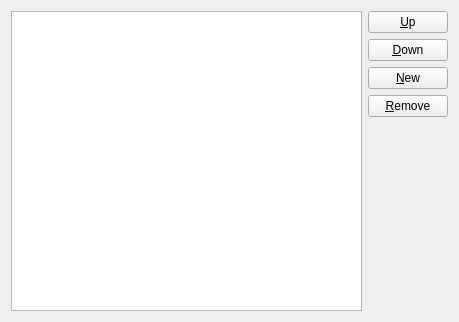
<?xml version="1.0" encoding="UTF-8"?>
<ui version="4.0">
 <class>IconCfgBase</class>
 <widget class="QWidget" name="IconCfgBase">
  <property name="geometry">
   <rect>
    <x>0</x>
    <y>0</y>
    <width>459</width>
    <height>322</height>
   </rect>
  </property>
  <property name="windowTitle">
   <string>Form1</string>
  </property>
  <layout class="QGridLayout">
   <property name="margin">
    <number>11</number>
   </property>
   <property name="spacing">
    <number>6</number>
   </property>
   <item row="0" column="1">
    <widget class="QPushButton" name="btnUp">
     <property name="text">
      <string>&amp;Up</string>
     </property>
     <property name="autoDefault">
      <bool>true</bool>
     </property>
    </widget>
   </item>
   <item row="1" column="1">
    <widget class="QPushButton" name="btnDown">
     <property name="text">
      <string>&amp;Down</string>
     </property>
    </widget>
   </item>
   <item row="3" column="1">
    <widget class="QPushButton" name="btnRemove">
     <property name="text">
      <string>&amp;Remove</string>
     </property>
    </widget>
   </item>
   <item row="2" column="1">
    <widget class="QPushButton" name="btnAdd">
     <property name="text">
      <string>&amp;New</string>
     </property>
    </widget>
   </item>
   <item row="4" column="1">
    <spacer name="Spacer5">
     <property name="orientation">
      <enum>Qt::Vertical</enum>
     </property>
     <property name="sizeType">
      <enum>QSizePolicy::Expanding</enum>
     </property>
     <property name="sizeHint" stdset="0">
      <size>
       <width>20</width>
       <height>20</height>
      </size>
     </property>
    </spacer>
   </item>
   <item row="0" column="0" rowspan="5">
    <widget class="QListWidget" name="lstIcon"/>
   </item>
  </layout>
 </widget>
 <tabstops>
  <tabstop>btnUp</tabstop>
  <tabstop>btnDown</tabstop>
  <tabstop>btnAdd</tabstop>
  <tabstop>btnRemove</tabstop>
  <tabstop>lstIcon</tabstop>
 </tabstops>
 <resources/>
 <connections/>
</ui>
